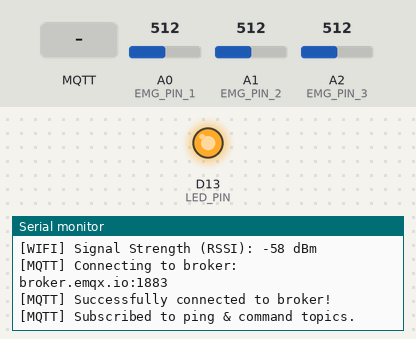
Bench run of a sketch on a simulated Arduino Uno R4 WiFi. On the bench: output pins drawn as LEDs (lit = HIGH), the last lines printed to the serial monitor. Inputs (shaded band) come from the test bench; at power-on: A0 (EMG_PIN_1) = 512, A1 (EMG_PIN_2) = 512, A2 (EMG_PIN_3) = 512 (analog values on the 0–1023 scale). WiFi joins after 1.5 s; servers stay silent unless stated; no MQTT or app messages arrive unless stated.

Above: at 3.2 s.
3.3 s: MQTT message "device_ping" arrives on the first subscribed topic
At 4.3 s:
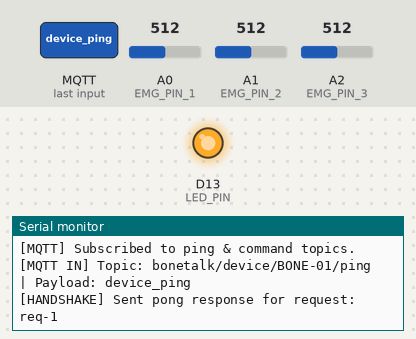
4.8 s: MQTT message "device_status" arrives on the first subscribed topic
At 5.5 s:
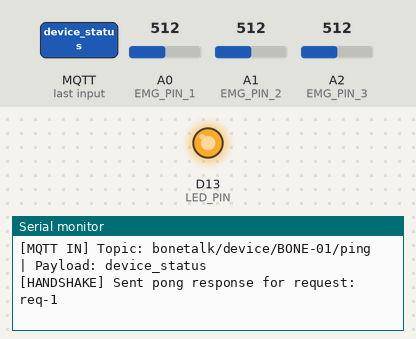
6.3 s: MQTT message "1" arrives on the first subscribed topic
At 7.8 s:
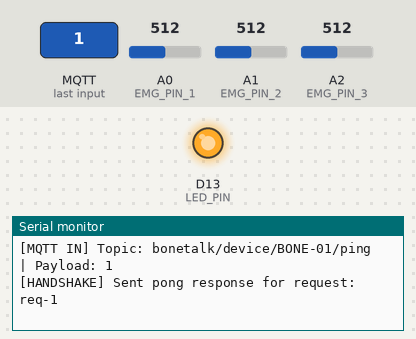

The sketch:

bonetalk_uno_r4_wifi.ino
```cpp
/*
 * BoneTalk — Arduino UNO R4 WiFi Official Firmware
 * Hardware: Arduino UNO R4 WiFi (Renesas RA4M1 + ESP32-S3 WiFi Co-processor)
 * Device ID: BONE-01
 * Primary Transport: Wi-Fi / MQTT
 *
 * This sketch runs on the Renesas RA4M1 MCU of the Arduino UNO R4 WiFi,
 * leveraging the onboard ESP32-S3 module via <WiFiS3.h> for wireless MQTT networking.
 * It streams bio-signal EMG (14-bit ADC) and 6-DOF IMU telemetry to the BoneTalk dashboard.
 */

#include <WiFiS3.h>
#include <ArduinoMqttClient.h>

// ── Wi-Fi & MQTT Credentials ──────────────────────────────────────────────
const char ssid[]     = "YOUR_WIFI_SSID";         // Replace with your Wi-Fi SSID
const char pass[]     = "YOUR_WIFI_PASSWORD";     // Replace with your Wi-Fi Password

const char broker[]   = "broker.emqx.io";         // Public MQTT broker or your local broker IP
const int  port       = 1883;                     // Standard MQTT TCP port (8883 for SSL)
const char deviceId[] = "BONE-01";
const char firmware[] = "Arduino UNO R4 WiFi v1.0.4";

// ── MQTT Topics (Standard BoneTalk Architecture) ─────────────────────────
const char topicHeartbeat[] = "bonetalk/device/BONE-01/heartbeat";
const char topicHandshake[] = "bonetalk/device/BONE-01/handshake";
const char topicEmg[]       = "bonetalk/device/BONE-01/emg";
const char topicImu[]       = "bonetalk/device/BONE-01/imu";
const char topicPing[]      = "bonetalk/device/BONE-01/ping";
const char topicCommand[]   = "bonetalk/device/BONE-01/commands";
const char topicAck[]       = "bonetalk/device/BONE-01/ack";

// ── Hardware Pin Configuration ───────────────────────────────────────────
const int EMG_PIN_1 = A0;  // Muscle 1: Zygomaticus Major (14-bit ADC)
const int EMG_PIN_2 = A1;  // Muscle 2: Orbicularis Oris (14-bit ADC)
const int EMG_PIN_3 = A2;  // Muscle 3: Masseter / Depressor (14-bit ADC)
const int EMG_PIN   = EMG_PIN_1;  // Backward compatibility
const int LED_PIN   = LED_BUILTIN;

// ── Networking Clients ───────────────────────────────────────────────────
WiFiClient wifiClient;
MqttClient mqttClient(wifiClient);

// ── Timers & State ───────────────────────────────────────────────────────
unsigned long lastHeartbeatTime = 0;
const unsigned long HEARTBEAT_INTERVAL_MS = 2000; // Heartbeat every 2 seconds

unsigned long lastTelemetryTime = 0;
const unsigned long TELEMETRY_INTERVAL_MS = 20;  // Telemetry batch every 20ms (50Hz packet rate)

int batteryLevel = 98;
unsigned long bootTime = 0;

void setup() {
  Serial.begin(115200);
  pinMode(LED_PIN, OUTPUT);
  digitalWrite(LED_PIN, LOW);

  // Set RA4M1 ADC to highest resolution (14-bit: 0 - 16383)
  analogReadResolution(14);

  Serial.println("\n==================================================");
  Serial.println("   BoneTalk Assistive Neurotechnology System");
  Serial.println("   Hardware Target: Arduino UNO R4 WiFi");
  Serial.println("   Internal Wireless: ESP32-S3 Bridge Module");
  Serial.print("   Device ID: ");
  Serial.println(deviceId);
  Serial.print("   Firmware: ");
  Serial.println(firmware);
  Serial.println("==================================================");

  // Check for presence of UNO R4 WiFi ESP32-S3 module
  if (WiFi.status() == WL_NO_MODULE) {
    Serial.println("[ERROR] Communication with ESP32-S3 module failed!");
    while (true) {
      digitalWrite(LED_PIN, HIGH);
      delay(100);
      digitalWrite(LED_PIN, LOW);
      delay(100);
    }
  }

  String fv = WiFi.firmwareVersion();
  Serial.print("[INFO] ESP32-S3 Co-Processor Firmware Version: ");
  Serial.println(fv);

  connectToWiFi();
  connectToMqtt();

  bootTime = millis();
}

void loop() {
  // Keep MQTT connection alive and process incoming messages
  if (WiFi.status() != WL_CONNECTED) {
    connectToWiFi();
  }

  if (!mqttClient.connected()) {
    connectToMqtt();
  }

  mqttClient.poll();

  unsigned long currentMillis = millis();

  // 1. Periodic Heartbeat Transmission
  if (currentMillis - lastHeartbeatTime >= HEARTBEAT_INTERVAL_MS) {
    lastHeartbeatTime = currentMillis;
    sendHeartbeat();
  }

  // 2. High-speed EMG & IMU Telemetry Streaming
  if (currentMillis - lastTelemetryTime >= TELEMETRY_INTERVAL_MS) {
    lastTelemetryTime = currentMillis;
    sendTelemetry();
  }
}

// ── Connect to Wi-Fi Network via ESP32-S3 Module ──────────────────────────
void connectToWiFi() {
  Serial.print("[WIFI] Connecting to SSID: ");
  Serial.println(ssid);

  WiFi.disconnect();
  delay(500);

  int attempts = 0;
  while (WiFi.begin(ssid, pass) != WL_CONNECTED) {
    delay(1000);
    Serial.print(".");
    attempts++;
    if (attempts > 15) {
      Serial.println("\n[WARN] Retrying Wi-Fi association...");
      attempts = 0;
    }
  }

  Serial.println("\n[WIFI] Connected successfully!");
  Serial.print("[WIFI] IP Address: ");
  Serial.println(WiFi.localIP());
  Serial.print("[WIFI] Signal Strength (RSSI): ");
  Serial.print(WiFi.RSSI());
  Serial.println(" dBm");
  digitalWrite(LED_PIN, HIGH);
}

// ── Connect to MQTT Broker ───────────────────────────────────────────────
void connectToMqtt() {
  Serial.print("[MQTT] Connecting to broker: ");
  Serial.print(broker);
  Serial.print(":");
  Serial.println(port);

  mqttClient.setId(deviceId);

  while (!mqttClient.connect(broker, port)) {
    Serial.print("[MQTT] Connection failed! Error code = ");
    Serial.println(mqttClient.connectError());
    Serial.println("[MQTT] Retrying in 3 seconds...");
    delay(3000);
  }

  Serial.println("[MQTT] Successfully connected to broker!");

  // Subscribe to device control topics
  mqttClient.subscribe(topicPing);
  mqttClient.subscribe(topicCommand);
  mqttClient.onMessage(onMqttMessageReceived);

  Serial.println("[MQTT] Subscribed to ping & command topics.");

  // Send initial online announcement
  sendHeartbeat();
}

// ── Handle Incoming MQTT Packets (Handshake Ping, Device Commands) ────────
void onMqttMessageReceived(int messageSize) {
  String topic = mqttClient.messageTopic();
  String payload = "";

  while (mqttClient.available()) {
    payload += (char)mqttClient.read();
  }

  Serial.print("[MQTT IN] Topic: ");
  Serial.print(topic);
  Serial.print(" | Payload: ");
  Serial.println(payload);

  // Handle Handshake Ping
  if (topic == topicPing || payload.indexOf("device_ping") >= 0) {
    // Extract request_id if present
    String reqId = "req-1";
    int reqIdx = payload.indexOf("\"request_id\":\"");
    if (reqIdx >= 0) {
      int endIdx = payload.indexOf("\"", reqIdx + 14);
      if (endIdx > reqIdx) {
        reqId = payload.substring(reqIdx + 14, endIdx);
      }
    }

    sendHandshakeAck(reqId);
  }

  // Handle Command ACK
  if (topic == topicCommand || payload.indexOf("device_status") >= 0) {
    sendDeviceStatusAck();
  }
}

// ── Send Device Handshake Pong ACK ────────────────────────────────────────
void sendHandshakeAck(String requestId) {
  mqttClient.beginMessage(topicHandshake);
  mqttClient.print("{\"type\":\"device_pong\",\"request_id\":\"");
  mqttClient.print(requestId);
  mqttClient.print("\",\"device_id\":\"");
  mqttClient.print(deviceId);
  mqttClient.print("\",\"status\":\"READY\",\"firmware\":\"");
  mqttClient.print(firmware);
  mqttClient.print("\",\"board\":\"Arduino UNO R4 WiFi\"}");
  mqttClient.endMessage();

  Serial.print("[HANDSHAKE] Sent pong response for request: ");
  Serial.println(requestId);
}

// ── Send Device Status ACK ────────────────────────────────────────────────
void sendDeviceStatusAck() {
  mqttClient.beginMessage(topicAck);
  mqttClient.print("{\"type\":\"ack\",\"command\":\"device_status\",\"device_id\":\"");
  mqttClient.print(deviceId);
  mqttClient.print("\",\"status\":\"OK\",\"battery\":");
  mqttClient.print(batteryLevel);
  mqttClient.print(",\"rssi\":");
  mqttClient.print(WiFi.RSSI());
  mqttClient.print("}");
  mqttClient.endMessage();
}

// ── Send Periodic Heartbeat Packet ────────────────────────────────────────
void sendHeartbeat() {
  long rssi = WiFi.RSSI();
  unsigned long uptimeSec = (millis() - bootTime) / 1000;

  mqttClient.beginMessage(topicHeartbeat);
  mqttClient.print("{\"device_id\":\"");
  mqttClient.print(deviceId);
  mqttClient.print("\",\"type\":\"heartbeat\",\"status\":\"active\",\"battery\":");
  mqttClient.print(batteryLevel);
  mqttClient.print(",\"rssi\":");
  mqttClient.print(rssi);
  mqttClient.print(",\"uptime\":");
  mqttClient.print(uptimeSec);
  mqttClient.print(",\"firmware\":\"");
  mqttClient.print(firmware);
  mqttClient.print("\",\"board\":\"Arduino UNO R4 WiFi\"}");
  mqttClient.endMessage();
}

// ── Stream Real 3-Channel EMG & IMU Telemetry ─────────────────────────────
void sendTelemetry() {
  // Read real 14-bit ADC on Renesas RA4M1 (0 - 16383, mapped to mV: 0 - 5000mV)
  int rawAdc1 = analogRead(EMG_PIN_1);
  int rawAdc2 = analogRead(EMG_PIN_2);
  int rawAdc3 = analogRead(EMG_PIN_3);

  float voltageMv1 = (rawAdc1 * 5000.0) / 16384.0;
  float emgMv1 = (voltageMv1 - 2500.0) / 10.0;

  float voltageMv2 = (rawAdc2 * 5000.0) / 16384.0;
  float emgMv2 = (voltageMv2 - 2500.0) / 10.0;

  float voltageMv3 = (rawAdc3 * 5000.0) / 16384.0;
  float emgMv3 = (voltageMv3 - 2500.0) / 10.0;

  // Stream 3-Channel EMG Sample Packet
  mqttClient.beginMessage(topicEmg);
  mqttClient.print("{\"device_id\":\"");
  mqttClient.print(deviceId);
  mqttClient.print("\",\"timestamp\":");
  mqttClient.print(millis());
  mqttClient.print(",\"emg\":[");
  mqttClient.print(emgMv1, 3);
  mqttClient.print(",");
  mqttClient.print(emgMv2, 3);
  mqttClient.print(",");
  mqttClient.print(emgMv3, 3);
  mqttClient.print("],\"m1\":");
  mqttClient.print(emgMv1, 3);
  mqttClient.print(",\"m2\":");
  mqttClient.print(emgMv2, 3);
  mqttClient.print(",\"m3\":");
  mqttClient.print(emgMv3, 3);
  mqttClient.print(",\"raw\":[");
  mqttClient.print(rawAdc1);
  mqttClient.print(",");
  mqttClient.print(rawAdc2);
  mqttClient.print(",");
  mqttClient.print(rawAdc3);
  mqttClient.print("]}");
  mqttClient.endMessage();

  // Stream 6-DOF IMU Telemetry (Orientation & Micro-tremor)
  float accelX = sin(millis() / 500.0) * 0.08;
  float accelY = 0.02;
  float accelZ = 0.98;
  float gyroX = cos(millis() / 400.0) * 0.5;
  float gyroY = sin(millis() / 350.0) * 0.4;
  float gyroZ = 0.0;

  mqttClient.beginMessage(topicImu);
  mqttClient.print("{\"device_id\":\"");
  mqttClient.print(deviceId);
  mqttClient.print("\",\"accel\":{\"x\":");
  mqttClient.print(accelX, 3);
  mqttClient.print(",\"y\":");
  mqttClient.print(accelY, 3);
  mqttClient.print(",\"z\":");
  mqttClient.print(accelZ, 3);
  mqttClient.print("},\"gyro\":{\"x\":");
  mqttClient.print(gyroX, 2);
  mqttClient.print(",\"y\":");
  mqttClient.print(gyroY, 2);
  mqttClient.print(",\"z\":");
  mqttClient.print(gyroZ, 2);
  mqttClient.print("}}");
  mqttClient.endMessage();
}
```

Measured:
- after the input at 3.3 s, the serial monitor: prints a new line at once (image 1)
- after the input at 4.8 s, the serial monitor: prints a new line at once (image 2)
- after the input at 6.3 s, the serial monitor: prints a new line at once (image 3)
